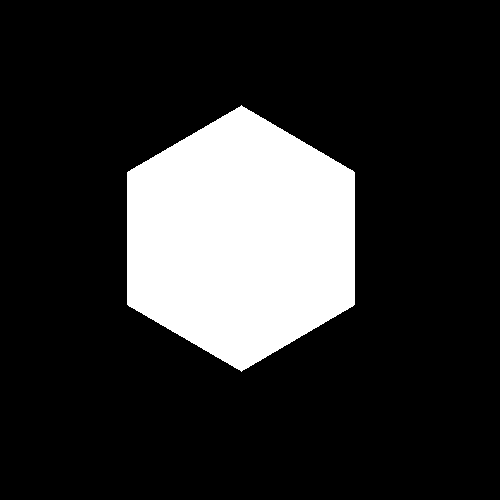
#> input picture tracing'/6.png, 500 x 500 px
$ python curvature.py
#> lines starting #> are read from the running program, lines starting #| are printed output that depends on the picture; after the words box and inside, x2 and y2 are one past the last pixel; in counts of white or black regions, pixels touching at a corner belong together
### tracing'/tracing.py
import numpy as np
import cv2


class Bounds:
    __neighbours = [(0, 1), (-1, 1), (-1, 0), (-1, -1), (0, -1), (1, -1), (1, 0), (1, 1)]

    @staticmethod
    def __temp_dir(prev_dir):
        return (prev_dir + (6 if prev_dir % 2 else 7)) % 8

    def __init__(self, path_to_img: str):
        self.img = cv2.imread(path_to_img, 0)
        self.contour = []
        self.__do_trace()
        self.__build_bounds_img()

    def __start_pxl(self) -> (int, int):
        h, w = self.img.shape
        for i in range(h):
            for j in range(w):
                if self.img[i, j] == 255:
                    return i, j

    def __next_pxl(self, prev_ind: (int, int), prev_dir: int) -> (tuple, int):
        temp_dir = Bounds.__temp_dir(prev_dir)
        for i in range(8):
            cur_ind = prev_ind[0] + Bounds.__neighbours[temp_dir][0], prev_ind[1] + Bounds.__neighbours[temp_dir][1]
            if self.img[cur_ind] == 255:
                return cur_ind, temp_dir
            temp_dir = 0 if temp_dir == 7 else temp_dir + 1

    def __do_trace(self):
        start = self.__start_pxl()
        self.contour.append(start)
        cur_pxl, cur_dir = self.__next_pxl(start, 7)
        while not cur_pxl == start:
            self.contour.append(cur_pxl)
            cur_pxl, cur_dir = self.__next_pxl(cur_pxl, cur_dir)

    def __build_bounds_img(self) -> np.ndarray:
        self.contour_img = np.zeros(self.img.shape, np.uint8)
        for pxl in self.contour:
            self.contour_img[pxl] = 255


# [5 lines that do not run on import are left out]

### tracing'/curvature.py
import numpy as np
import cv2
from tracing import Bounds
from math import atan2
from matplotlib import pyplot as plt


def vec_len(vec):
    return (vec[0] ** 2 + vec[1] ** 2) ** 0.5


def curvature(contour: list, k: int=1):
    n = len(contour)
    res = np.zeros(n)

    def curv_i(i: int):
        cur = contour[i]
        next = contour[(i+k) % n]
        prev = contour[(i-k) % n]
        f_vec = cur[0] - next[0], cur[1] - next[1]
        b_vec = cur[0] - prev[0], cur[1] - prev[1]
        mod_f = vec_len(f_vec)
        mod_b = vec_len(b_vec)
        arg_f = atan2(abs(f_vec[0]), abs(f_vec[1]))
        arg_b = atan2(abs(b_vec[0]), abs(b_vec[1]))
        mean = (arg_f + arg_b)/2
        arg_dif = abs(arg_f - mean)
        return arg_dif*(mod_b+mod_f) / (2*mod_b*mod_f)

    for i in range(n):
        res[i] = curv_i(i)
    plt.plot(res)
    plt.show()


if __name__ == '__main__':
    bounds6 = Bounds('6.png')
#> in __init__, `self.img = cv2.imread(path_to_img, 0)`: self.img: shape (500, 500); 18.2% white; 1 white region, box (x1, y1, x2, y2) and area: (127, 105, 355, 372) 45522
    bounds = Bounds('romb.png')
#> call 2 of __init__, with path_to_img = 'romb.png'
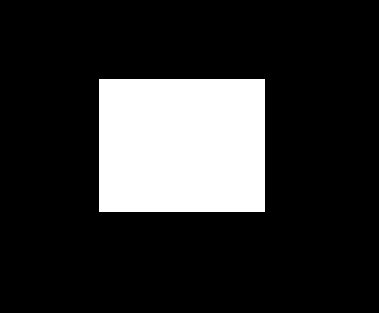
#> input picture tracing'/romb.png, 379 x 313 px
#> in __init__ (call 2), `self.img = cv2.imread(path_to_img, 0)`: self.img: shape (313, 379); 18.6% white; 1 white region, box (x1, y1, x2, y2) and area: (99, 79, 265, 212) 22078
    bounds0 = Bounds('circle.png')
#> call 3 of __init__, with path_to_img = 'circle.png'
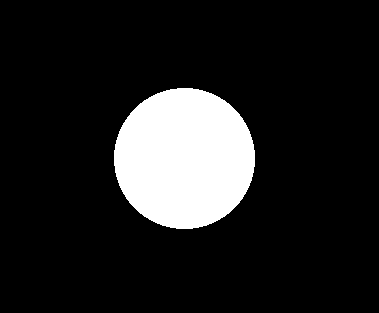
#> input picture tracing'/circle.png, 379 x 313 px
#> in __init__ (call 3), `self.img = cv2.imread(path_to_img, 0)`: self.img: shape (313, 379); 13.2% white; 1 white region, box (x1, y1, x2, y2) and area: (114, 88, 255, 229) 15612
    cont_vec = bounds.contour
    cont_vec6 = bounds6.contour
    cont_vec0 = bounds0.contour

    curvature(cont_vec, 1)
#> in curvature, `plt.show()`:
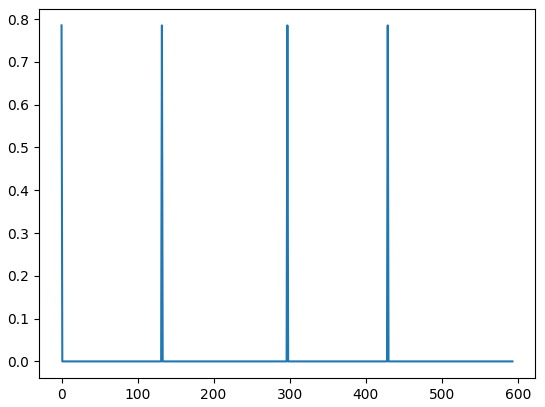
#> figure drawn by matplotlib, 1 panel; curve peaks at x = 0, y = 0.785
    curvature(cont_vec6, 5)
#> call 2 of curvature, with k = 5
#> in curvature (call 2), `plt.show()`:
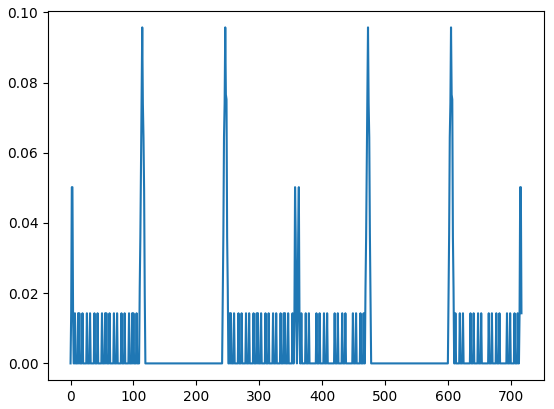
#> figure drawn by matplotlib, 1 panel; curve peaks at x = 114, y = 0.0957
    curvature(cont_vec0, 10)
#> call 3 of curvature, with k = 10
#> in curvature (call 3), `plt.show()`:
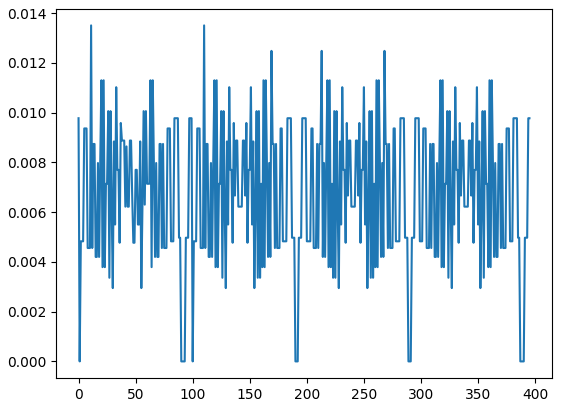
#> figure drawn by matplotlib, 1 panel; curve peaks at x = 110, y = 0.0135
